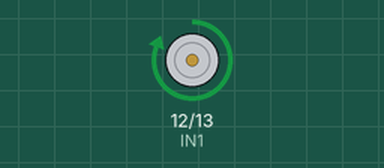
Simulated run of this sketch. Board: Arduino Uno, built with avr-gcc and run on an emulated ATmega328P. Shown: motor-driver pin pairs drawn as motors (green arrow = first pin HIGH = forward, orange = second pin HIGH = backward, longer = more drive).

Above: at 2.0 s.
At 4.2 s:
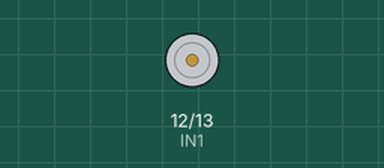
At 5.5 s:
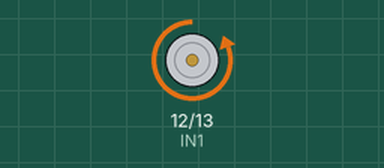
Timing chart, 0 to 9.1 s (numbered marks = the images above):
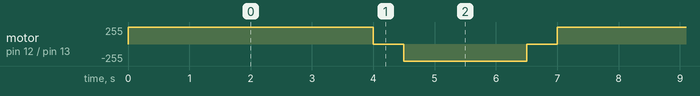

Measured:
- by itself, motor on pin 12 (IN1) / pin 13 (IN2): repeats every 7.0 s: stopped 0.50 s, backward 255/255 2.0 s, stopped 0.50 s, forward 255/255 4.0 s

The sketch:

l298n-test.ino
```cpp
//Programa : Controle 2 motores DC usando Ponte H L298N
//Autor : FILIPEFLOP

//Definicoes pinos Arduino ligados a entrada da Ponte H
int IN1 = 12;
int IN2 = 13;

void setup()
{
  //Define os pinos como saida
 pinMode(IN1, OUTPUT);
 pinMode(IN2, OUTPUT);

}

void loop()
{
 //Gira o Motor A no sentido horario -- pra tras
 digitalWrite(IN1, HIGH);
 digitalWrite(IN2, LOW);
 delay(4000);
 //Para o motor A
 digitalWrite(IN1, HIGH);
 digitalWrite(IN2, HIGH);
 delay(500);

 //Gira o Motor A no sentido anti-horario -- pra frente
 digitalWrite(IN1, LOW);
 digitalWrite(IN2, HIGH);
 delay(2000);
 //Para o motor A
 digitalWrite(IN1, HIGH);
 digitalWrite(IN2, HIGH);
 delay(500);

}
```
